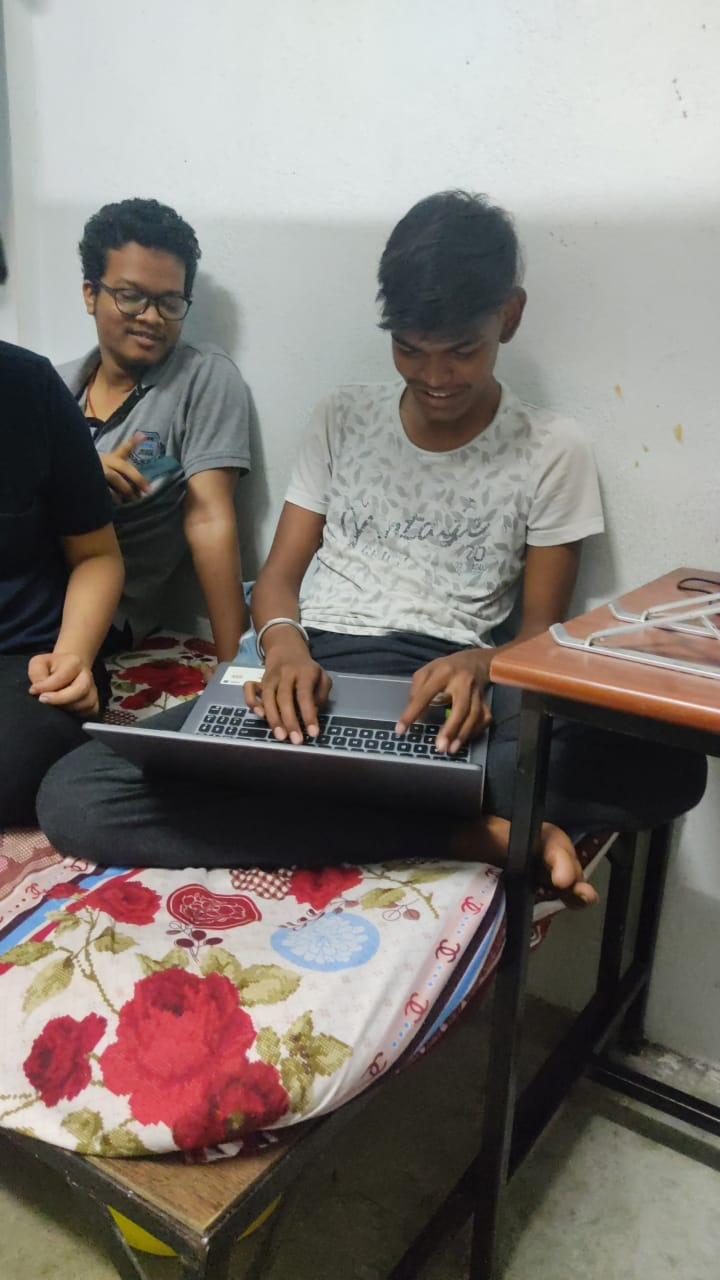
#> input picture moj-krdi.jpg, 720 x 1280 px
$ jupyter execute Face_detection.ipynb
#> lines starting #> are read from the running program, lines starting #| are printed output that depends on the picture; after the words box and inside, x2 and y2 are one past the last pixel; in counts of white or black regions, pixels touching at a corner belong together
[cell 1]
import cv2

[cell 2]
# Load the cascade
face_cascade = cv2.CascadeClassifier('haarcascade_frontalface_default.xml')

[cell 3]
# Read the input image
img = cv2.imread('moj-krdi.jpg')
#> img is the input picture: shape (1280, 720, 3); mean B, G, R 115.9, 121.2, 128.2

[cell 4]
# Convert into grayscale
gray_scaling = cv2.cvtColor(img, cv2.COLOR_BGR2GRAY)
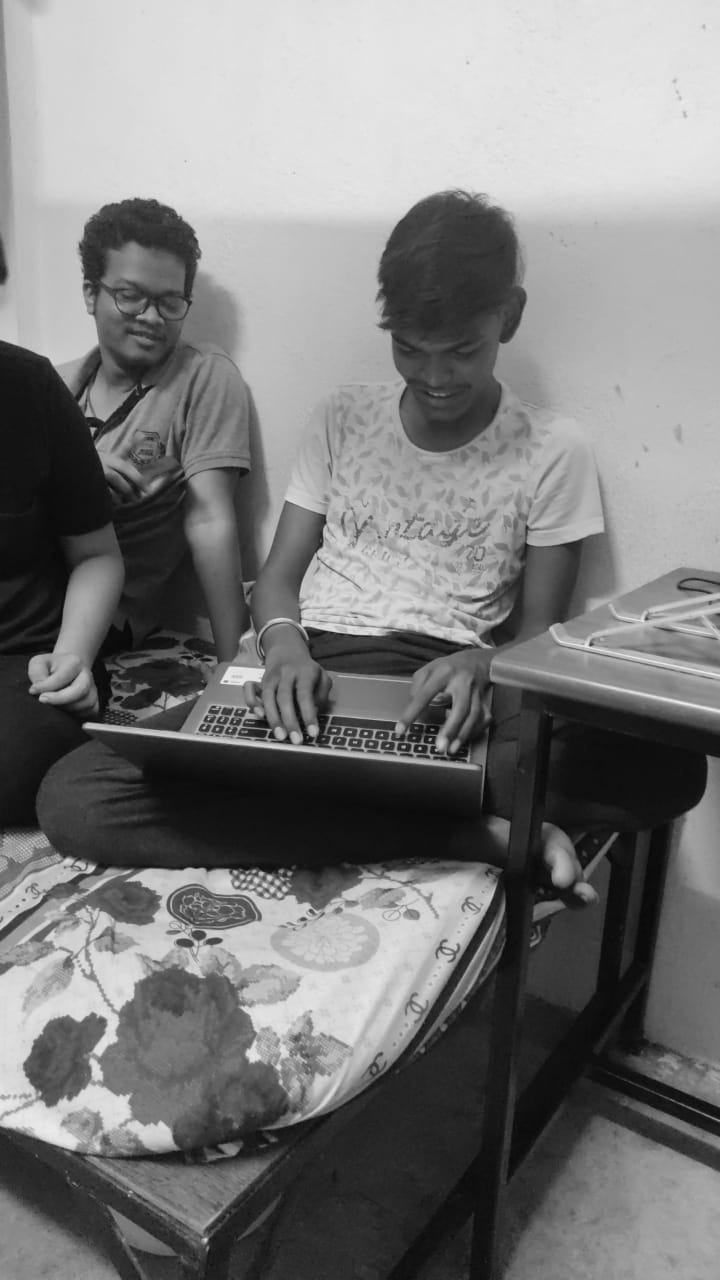
#> gray_scaling: shape (1280, 720); min 1, max 241, mean 122.7

[cell 5]
# Detect faces
faces = face_cascade.detectMultiScale(gray_scaling, 1.1, 4)
#> faces = [[82, 254, 107, 107], [391, 315, 108, 108]]

[cell 6]
# Draw rectangle around the faces
for (x, y, w, h) in faces:
    cv2.rectangle(img, (x, y), (x + w, y + h), (255, 0, 0), 2)
#> this loop made 2 passes
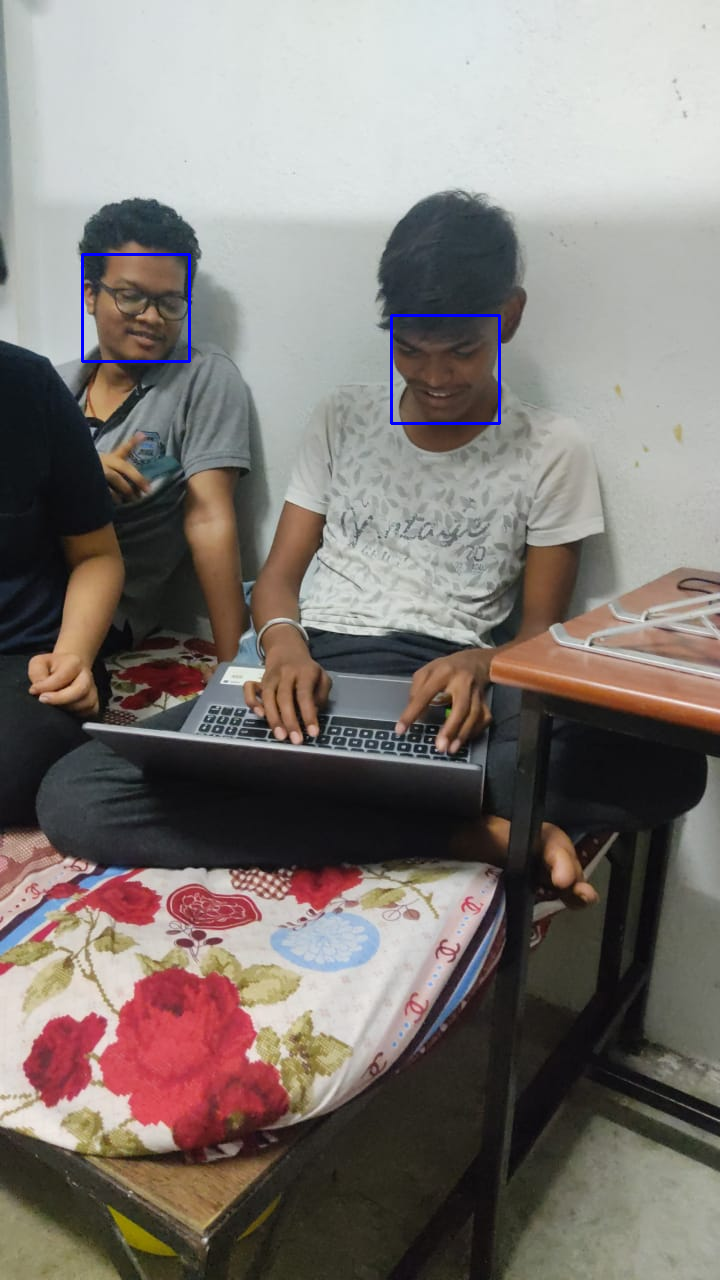
#> img: shape (1280, 720, 3); 0.28% of pixels changed, all inside (x1, y1, x2, y2) = (81, 253, 501, 425)

[cell 7]
# Display the output
cv2.imshow('Detected images', img)
cv2.waitKey()
#> Out = 27
